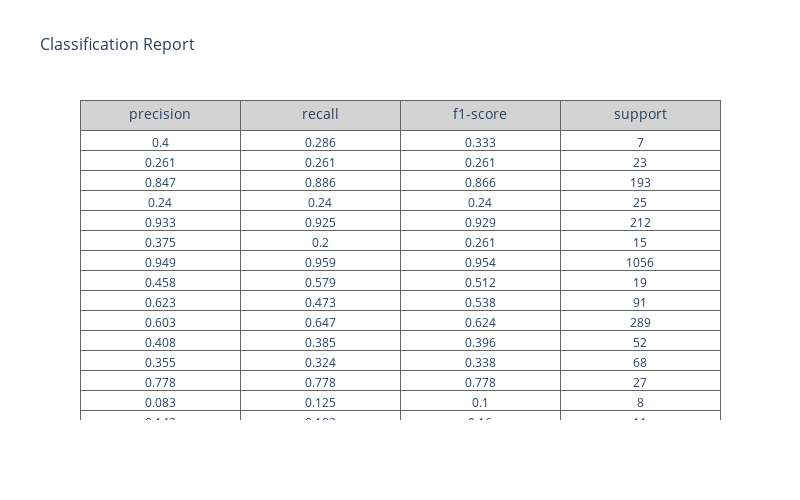

The code cell stored with this chart in its notebook:
### Code cell
from sklearn.tree import DecisionTreeClassifier

# модель RandomForestClassifier (114 classes)
kn_clf = DecisionTreeClassifier()

# Оцениваем модель и выводим отчет
evaluate_and_report(kn_clf, X_train, X_test, y_train, y_test)

### Figure 1 — Plotly figure (JSON) as saved in the notebook; plotly's stock layout.template omitted (floating-point values rounded to 4 significant figures; data arrays with more than 128 entries replaced by an {"elided": "..."} marker saying what was removed)
{"data": [{"cells": {"align": "center", "fill": {"color": "white"}, "font": {"size": 12}, "line": {"color": "rgb(100, 100, 100)"}, "values": {"elided": "4x118 float values"}}, "header": {"align": "center", "fill": {"color": "lightgray"}, "font": {"size": 14}, "height": 30, "line": {"color": "rgb(100, 100, 100)"}, "values": ["precision", "recall", "f1-score", "support"]}, "type": "table"}], "layout": {"height": 500, "title": {"font": {"size": 16}, "text": "Classification Report"}, "width": 800}}
